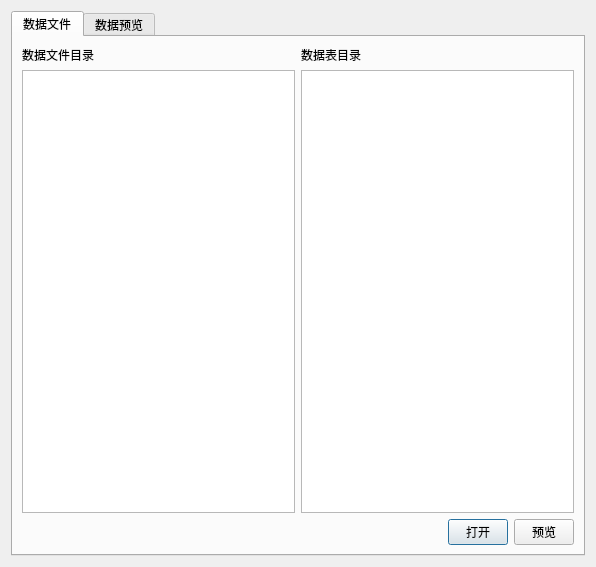
<?xml version="1.0" encoding="UTF-8"?>
<ui version="4.0">
 <class>SQLiteData</class>
 <widget class="QDialog" name="SQLiteData">
  <property name="geometry">
   <rect>
    <x>0</x>
    <y>0</y>
    <width>596</width>
    <height>567</height>
   </rect>
  </property>
  <property name="windowTitle">
   <string>Dialog</string>
  </property>
  <layout class="QVBoxLayout" name="verticalLayout_6">
   <item>
    <widget class="QTabWidget" name="tabWidget">
     <property name="currentIndex">
      <number>0</number>
     </property>
     <property name="iconSize">
      <size>
       <width>32</width>
       <height>32</height>
      </size>
     </property>
     <widget class="QWidget" name="tabdatafile">
      <attribute name="title">
       <string>数据文件</string>
      </attribute>
      <layout class="QHBoxLayout" name="horizontalLayout_3">
       <item>
        <layout class="QVBoxLayout" name="verticalLayout_5">
         <item>
          <layout class="QHBoxLayout" name="horizontalLayout_2">
           <item>
            <layout class="QVBoxLayout" name="verticalLayout_2">
             <item>
              <widget class="QLabel" name="label">
               <property name="text">
                <string>数据文件目录</string>
               </property>
              </widget>
             </item>
             <item>
              <widget class="QListWidget" name="filelists">
               <property name="iconSize">
                <size>
                 <width>32</width>
                 <height>32</height>
                </size>
               </property>
               <property name="viewMode">
                <enum>QListView::ListMode</enum>
               </property>
              </widget>
             </item>
            </layout>
           </item>
           <item>
            <layout class="QVBoxLayout" name="verticalLayout">
             <item>
              <widget class="QLabel" name="label_3">
               <property name="text">
                <string>数据表目录</string>
               </property>
              </widget>
             </item>
             <item>
              <widget class="QListWidget" name="tablelists">
               <property name="iconSize">
                <size>
                 <width>32</width>
                 <height>32</height>
                </size>
               </property>
               <property name="viewMode">
                <enum>QListView::ListMode</enum>
               </property>
              </widget>
             </item>
            </layout>
           </item>
          </layout>
         </item>
         <item>
          <layout class="QHBoxLayout" name="horizontalLayout">
           <item>
            <spacer name="horizontalSpacer">
             <property name="orientation">
              <enum>Qt::Horizontal</enum>
             </property>
             <property name="sizeHint" stdset="0">
              <size>
               <width>40</width>
               <height>20</height>
              </size>
             </property>
            </spacer>
           </item>
           <item>
            <widget class="QPushButton" name="pushButtonopen">
             <property name="maximumSize">
              <size>
               <width>60</width>
               <height>30</height>
              </size>
             </property>
             <property name="text">
              <string>打开</string>
             </property>
            </widget>
           </item>
           <item>
            <widget class="QPushButton" name="pushButtonview">
             <property name="maximumSize">
              <size>
               <width>60</width>
               <height>30</height>
              </size>
             </property>
             <property name="text">
              <string>预览</string>
             </property>
            </widget>
           </item>
          </layout>
         </item>
        </layout>
       </item>
      </layout>
     </widget>
     <widget class="QWidget" name="tabdata">
      <attribute name="title">
       <string>数据预览</string>
      </attribute>
      <layout class="QVBoxLayout" name="verticalLayout_4">
       <item>
        <layout class="QVBoxLayout" name="verticalLayout_3">
         <item>
          <widget class="QTableView" name="dataviews"/>
         </item>
        </layout>
       </item>
      </layout>
     </widget>
    </widget>
   </item>
  </layout>
 </widget>
 <resources/>
 <connections>
  <connection>
   <sender>tablelists</sender>
   <signal>itemClicked(QListWidgetItem*)</signal>
   <receiver>SQLiteData</receiver>
   <slot>viewfiles(QListWidgetItem*)</slot>
   <hints>
    <hint type="sourcelabel">
     <x>435</x>
     <y>291</y>
    </hint>
    <hint type="destinationlabel">
     <x>297</x>
     <y>283</y>
    </hint>
   </hints>
  </connection>
  <connection>
   <sender>filelists</sender>
   <signal>itemClicked(QListWidgetItem*)</signal>
   <receiver>SQLiteData</receiver>
   <slot>viewfiles(QListWidgetItem*)</slot>
   <hints>
    <hint type="sourcelabel">
     <x>159</x>
     <y>291</y>
    </hint>
    <hint type="destinationlabel">
     <x>297</x>
     <y>283</y>
    </hint>
   </hints>
  </connection>
  <connection>
   <sender>pushButtonopen</sender>
   <signal>clicked()</signal>
   <receiver>SQLiteData</receiver>
   <slot>Getopendata()</slot>
   <hints>
    <hint type="sourcelabel">
     <x>474</x>
     <y>526</y>
    </hint>
    <hint type="destinationlabel">
     <x>297</x>
     <y>283</y>
    </hint>
   </hints>
  </connection>
  <connection>
   <sender>pushButtonview</sender>
   <signal>clicked()</signal>
   <receiver>SQLiteData</receiver>
   <slot>Viewchoosedata()</slot>
   <hints>
    <hint type="sourcelabel">
     <x>540</x>
     <y>526</y>
    </hint>
    <hint type="destinationlabel">
     <x>297</x>
     <y>283</y>
    </hint>
   </hints>
  </connection>
 </connections>
</ui>
